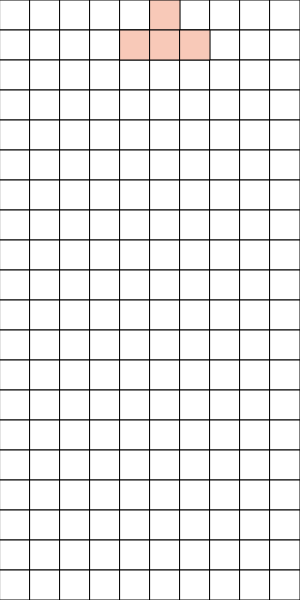
Frame 1 (no input)
Frame 60 (no input): identical to frame 1, image omitted
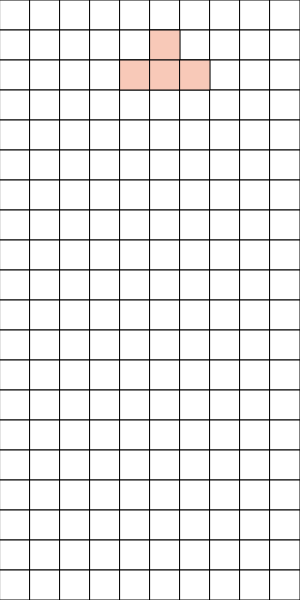
Frame 120 (the mouse pressed at the canvas centre since frame 60)

The p5.js sketch that drew these frames (run headless with seeded random() and noise() and a simulated clock; from frame 60 on, the mouse is pressed at the canvas centre):

// p5.js sketch
// ── sketch.js
let currentPiece;
let fallInterval = 1000;  // Time in ms before the piece moves down
let lastFallTime = 0;     // To track time

function setup() {
    createCanvas(cols * resolution, rows * resolution);
    createGrid();
    spawnNewPiece();  // Start with the first random piece
}

function draw() {
    background(220);
    drawGrid();  // Draw the grid

    let currentTime = millis();
    if (currentTime - lastFallTime > fallInterval) {
        if (!currentPiece.locked) {
            currentPiece.moveDown();  // Automatically move down
        } else {
            lockPiece();  // Lock the piece in place
            spawnNewPiece();  // Spawn a new piece
        }
        lastFallTime = currentTime;
    }

    currentPiece.draw();  // Draw the current piece
}

function keyPressed() {
    if (keyCode === UP_ARROW) {
        currentPiece.rotate();
    } else if (keyCode === LEFT_ARROW) {
        currentPiece.moveHorizontal(-1);  // Move left
    } else if (keyCode === RIGHT_ARROW) {
        currentPiece.moveHorizontal(1);  // Move right
    } else if (keyCode === DOWN_ARROW) {
        currentPiece.moveDown();  // Move down faster
    }
}

function lockPiece() {
    for (let r = 0; r < currentPiece.shape.length; r++) {
        for (let c = 0; c < currentPiece.shape[r].length; c++) {
            if (currentPiece.shape[r][c] === 1) {
                grid[currentPiece.y + r][currentPiece.x + c] = currentPiece.color;  // Lock the piece in place
            }
        }
    }
    checkForFullLines();  // Check for and clear full lines
}

function spawnNewPiece() {
    let shapes = Object.values(TETROMINOS);
    let randomTetromino = random(shapes);
    currentPiece = new Piece(randomTetromino);
}

function checkForFullLines() {
    for (let r = rows - 1; r >= 0; r--) {
        let isFull = true;
        for (let c = 0; c < cols; c++) {
            if (grid[r][c] === 0) {
                isFull = false;
                break;
            }
        }
        if (isFull) {
            grid.splice(r, 1);  // Remove the full row
            grid.unshift(new Array(cols).fill(0));  // Add an empty row at the top
        }
    }
}

// ── grille.js
let rows = 20;
let cols = 10;
let resolution = 30;
let grid = [];


function createGrid() {
    for (let r = 0; r < rows; r++) {
        grid[r] = new Array(cols).fill(0);
    }
}


function drawGrid() {
    for (let r = 0; r < rows; r++) {
        for (let c = 0; c < cols; c++) {
            if (grid[r][c] !== 0) {
                fill(grid[r][c]);  
            } else {
                fill(255);  
            }
            stroke(0);
            rect(c * resolution, r * resolution, resolution, resolution);
        }
    }
}

// ── piece.js
const TETROMINOS = {
    I: { shape: [[1, 1, 1, 1]], color: '#D6AEE8' },
    J: { shape: [[1, 0, 0], [1, 1, 1]], color: '#A8D5BA' },
    L: { shape: [[0, 0, 1], [1, 1, 1]], color: '#F9E2AE' },
    O: { shape: [[1, 1], [1, 1]], color: '#F7B7A3' },
    S: { shape: [[0, 1, 1], [1, 1, 0]], color: '#A3C6E4' },
    T: { shape: [[0, 1, 0], [1, 1, 1]], color: '#F8C9B8' },
    Z: { shape: [[1, 1, 0], [0, 1, 1]], color: '#E3C6E6' }
};

class Piece {
    constructor(tetromino) {
        this.shape = tetromino.shape;
        this.color = tetromino.color;
        this.x = 4;  
        this.y = 0;  
        this.locked = false;
    }

    draw() {
        for (let r = 0; r < this.shape.length; r++) {
            for (let c = 0; c < this.shape[r].length; c++) {
                if (this.shape[r][c] === 1) {
                    fill(this.color);
                    stroke(0);
                    rect((this.x + c) * resolution, (this.y + r) * resolution, resolution, resolution);
                }
            }
        }
    }

    rotate() {
        let newShape = [];
        let rows = this.shape.length;
        let cols = this.shape[0].length;

        for (let c = 0; c < cols; c++) {
            let newRow = [];
            for (let r = rows - 1; r >= 0; r--) {
                newRow.push(this.shape[r][c]);
            }
            newShape.push(newRow);
        }

        // Check if the new shape collides before applying the rotation
        if (!this.collision(0, 0, newShape)) {
            this.shape = newShape;  
        }
    }

    moveDown() {
        if (!this.collision(0, 1)) {
            this.y++;
        } else {
            this.locked = true;  
        }
    }

    moveHorizontal(direction) {
        if (!this.collision(direction, 0)) {
            this.x += direction;
        }
    }

    collision(xOffset, yOffset, testShape = this.shape) {
        for (let r = 0; r < testShape.length; r++) {
            for (let c = 0; c < testShape[r].length; c++) {
                if (testShape[r][c] === 1) {
                    let newX = this.x + c + xOffset;
                    let newY = this.y + r + yOffset;

                    // Check for boundary collisions
                    if (newX < 0 || newX >= cols || newY >= rows) {
                        return true;
                    }
                    // Check for collisions with other pieces
                    if (newY >= 0 && grid[newY][newX] !== 0) {
                        return true;
                    }
                }
            }
        }
        return false;
    }
}
